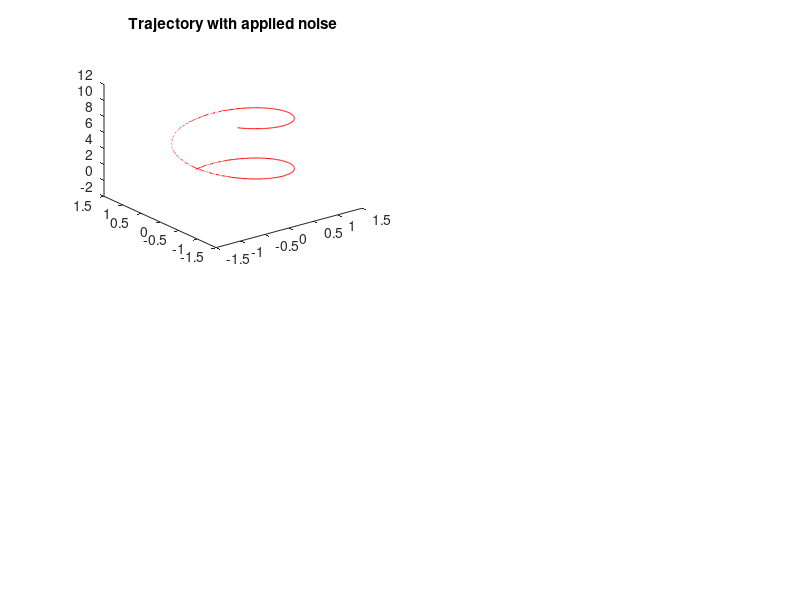

MATLAB code for this plot: (Note: this script raises an error after producing the figure.)
% Создание трехмерной траектории
t = 0:0.02:10;
x_0 = sin(t);
y_0 = cos(t);
z_0 = t;
trajectory=[x_0; y_0; z_0]; % массив с тремя координатами
SNR_dB=55;
%SNR_dB = randi([50, 100]); % случайное целое число от 50 до 100
SNR = 10^(SNR_dB/10);
noise = sqrt(1/SNR)*randn(size(trajectory)); % 
noisy_signal = trajectory + noise; %наложение белого шума на траекторию
figure;
subplot(2,2,1);
plot3(noisy_signal(1,:), noisy_signal(2,:), noisy_signal(3,:), 'r'); % сигнал с шумом
title('Trajectory with applied noise');
data_coord_won = [x_0', y_0', z_0']; %массив координат без шума
x_1=noisy_signal(1,:);
y_1=noisy_signal(2,:);
z_1=noisy_signal(3,:);
data_coord_wn = [x_1',y_1',z_1']; %массив координат с шумом
%plot3(x_0,y_0,z_0);
% нахождение скоростей
vx_won = diff(x_0) ./ diff(t); % скорость по x
vy_won = diff(y_0) ./ diff(t); % скорость по y
vz_won = diff(z_0) ./ diff(t); % скорость по z

vx_wn = diff(x_1) ./ diff(t); % скорость по x
vy_wn = diff(y_1) ./ diff(t); % скорость по y
vz_wn = diff(z_1) ./ diff(t); % скорость по z

vx_won=[zeros(1),vx_won];
vy_won=[zeros(1),vy_won];
vz_won=[zeros(1),vz_won];

vx_wn=[zeros(1),vx_wn];
vy_wn=[zeros(1),vy_wn];
vz_wn=[zeros(1),vz_wn];

% нахождение ускорений
% идеальные ускорения
ax_won = diff(vx_won) ./ diff(t); 
ay_won = diff(vy_won) ./ diff(t); 
az_won = diff(vz_won) ./ diff(t); 

ax_won=[zeros(1),ax_won];
ay_won=[zeros(1),ay_won];
az_won=[zeros(1),az_won];

%зашумленные ускорения
ax_wn = diff(vx_wn) ./ diff(t); % ускорение по x
ay_wn = diff(vy_wn) ./ diff(t); % ускорение по y
az_wn = diff(vz_wn) ./ diff(t); % ускорение по z

ax_wn=[zeros(1),ax_wn];
ay_wn=[zeros(1),ay_wn];
az_wn=[zeros(1),az_wn];

% нахождение угловых скоростей
% идеальные угловые скорости
wx_won = (vy_won(2:end).*vz_won(1:end-1) - vz_won(2:end).*vy_won(1:end-1)) ./ (vx_won(2:end).^2 + vy_won(2:end).^2 + vz_won(2:end).^2);
wy_won = (vz_won(2:end).*vx_won(1:end-1) - vx_won(2:end).*vz_won(1:end-1)) ./ (vx_won(2:end).^2 + vy_won(2:end).^2 + vz_won(2:end).^2);
wz_won = (vx_won(2:end).*vy_won(1:end-1) - vy_won(2:end).*vx_won(1:end-1)) ./ (vx_won(2:end).^2 + vy_won(2:end).^2 + vz_won(2:end).^2);

data_acc_won = [ax_won', ay_won', az_won'];
% зашумленные угловые скорости
wx_wn = (vy_wn(2:end).*vz_wn(1:end-1) - vz_wn(2:end).*vy_wn(1:end-1)) ./ (vx_wn(2:end).^2 + vy_wn(2:end).^2 + vz_wn(2:end).^2);
wy_wn = (vz_wn(2:end).*vx_wn(1:end-1) - vx_wn(2:end).*vz_wn(1:end-1)) ./ (vx_wn(2:end).^2 + vy_wn(2:end).^2 + vz_wn(2:end).^2);
wz_wn = (vx_wn(2:end).*vy_wn(1:end-1) - vy_wn(2:end).*vx_wn(1:end-1)) ./ (vx_wn(2:end).^2 + vy_wn(2:end).^2 + vz_wn(2:end).^2);

dataset_acc=[ax_wn',ay_wn',az_wn',ax_won',ay_won',az_won'];% создание датасета, содержащего данные об ускорениях
%удаление выбросов из датасета
dataEdu_acc=dataset_acc(1:round(size(dataset_acc,1)/2),:);
q1 = prctile(dataset_acc,25);
q3 = prctile(dataset_acc,75);
iqr = q3 - q1;
lower = q1 - 1.5*iqr;
upper = q3 + 1.5*iqr;
% удаление строк с выбросами
id_outlies_angular = any(dataset_acc < lower | dataset_acc > upper, 2);
dataset_acc = dataset_acc(~id_outlies_angular, :);
%создание данных для обучения и тестирования (для ускорений)
dataTest_acc=dataset_acc(round(size(dataset_acc,1)/2)+1:end,:);
dataEdu_ax=dataEdu_acc(:,1:4);
dataTest_ax=dataTest_acc(:,1:4);
dataEdu_ay=dataEdu_acc(:,[1:3,5]);
dataTest_ay=dataTest_acc(:,[1:3,5]);
dataEdu_az=dataEdu_acc(:,[1:3,6]);
dataTest_az=dataTest_acc(:,[1:3,6]);
dataOutput_acc=dataset_acc(:,1:3);

%загрузка и тестирование ANFIS
fis_ax=readfis('fis_ax.fis');
fis_ax.input(1).range = [min(dataOutput_acc(:,1)) max(dataOutput_acc(:,1))]; 
fis_ax.input(2).range = [min(dataOutput_acc(:,2)) max(dataOutput_acc(:,2))]; 
fis_ax.input(3).range = [min(dataOutput_acc(:,3)) max(dataOutput_acc(:,3))]; 
fisOutput_ax=evalfis(fis_ax,dataOutput_acc);
subplot(2,2,2);
plot(t,ax_wn,'r');
hold on;
plot(t(1:length(fisOutput_ax)),fisOutput_ax,'b');
hold on;
plot(t,ax_won);
title('a_x Testing');

fis_ay=readfis('fis_ay.fis');
fis_ay.input(1).range = [min(dataOutput_acc(:,1)) max(dataOutput_acc(:,1))]; 
fis_ay.input(2).range = [min(dataOutput_acc(:,2)) max(dataOutput_acc(:,2))]; 
fis_ay.input(3).range = [min(dataOutput_acc(:,3)) max(dataOutput_acc(:,3))]; 
fisOutput_ay=evalfis(fis_ay,dataOutput_acc);
subplot(2,2,3);
plot(t,ay_wn,'r');
hold on;
plot(t,ay_won);
hold on;
plot(t(1:length(fisOutput_ay)),fisOutput_ay,'b');
title('a_y Testing');

fis_az=readfis('fis_az.fis');
fis_az.input(1).range = [min(dataOutput_acc(:,1)) max(dataOutput_acc(:,1))]; 
fis_az.input(2).range = [min(dataOutput_acc(:,2)) max(dataOutput_acc(:,2))]; 
fis_az.input(3).range = [min(dataOutput_acc(:,3)) max(dataOutput_acc(:,3))]; 
fisOutput_az=evalfis(fis_az,dataOutput_acc);
subplot(2,2,4);
plot(t,az_wn,'r');
hold on;
plot(t,az_won);
hold on;
plot(t(1:length(fisOutput_az)),fisOutput_az,'b');
title('a_z Testing');

dataset_angular=[wx_wn',wy_wn',wz_wn',wx_won',wy_won',wz_won'];% создание датасета, содержащего данные об угловых скоростях
dataEdu_angular=dataset_angular(1:round(size(dataset_angular,1)/2),:);
%удаление выбросов
q1 = prctile(dataset_angular,25);
q3 = prctile(dataset_angular,75);
iqr = q3 - q1;
lower = q1 - 1.5*iqr;
upper = q3 + 1.5*iqr;
% удаление строк с выбросами
id_outlies_angular = any(dataset_acc < lower | dataset_acc > upper, 2);
dataset_acc = dataset_acc(~id_outlies_angular, :);
%создание данных для обучения и тестирования (для угловых скоростей)
dataTest_angular=dataset_angular(round(size(dataset_angular,1)/2)+1:end,:);
dataEdu_wx=dataEdu_angular(:,1:4);
dataTest_wx=dataTest_angular(:,1:4);
dataEdu_wy=dataEdu_angular(:,[1:3,5]);
dataTest_wy=dataTest_angular(:,[1:3,5]);
dataEdu_wz=dataEdu_angular(:,[1:3,6]);
dataTest_wz=dataTest_angular(:,[1:3,6]);
dataOutput_angular=dataset_angular(:,1:3);

%загрузка и тестирование ANFIS
figure;
fis_wx=readfis('fis_wx.fis');
fis_wx.input(1).range = [min(dataOutput_angular(:,1)) max(dataOutput_angular(:,1))]; 
fis_wx.input(2).range = [min(dataOutput_angular(:,2)) max(dataOutput_angular(:,2))]; 
fis_wx.input(3).range = [min(dataOutput_angular(:,3)) max(dataOutput_angular(:,3))]; 
fisOutput_wx=evalfis(fis_wx,dataOutput_angular);
subplot(2,2,1)
plot(t(1:length(wx_wn)),wx_wn,'r');
hold on;
plot(t(1:length(fisOutput_wx)),fisOutput_wx,'b');
hold on;
plot(t(1:length(wx_won)),wx_won);
title('w_x Testing');

fis_wy=readfis('fis_wy.fis');
fis_wy.input(1).range = [min(dataOutput_angular(:,1)) max(dataOutput_angular(:,1))]; 
fis_wy.input(2).range = [min(dataOutput_angular(:,2)) max(dataOutput_angular(:,2))]; 
fis_wy.input(3).range = [min(dataOutput_angular(:,3)) max(dataOutput_angular(:,3))]; 
fisOutput_wy=evalfis(fis_wy,dataOutput_angular);
subplot(2,2,2)
plot(t(1:length(wy_wn)),wy_wn,'r');
hold on;
plot(t(1:length(fisOutput_wy)),fisOutput_wy,'b');
hold on;
plot(t(1:length(wy_won)),wy_won);
title('w_y Testing');

fis_wz=readfis('fis_wz.fis');
fis_wz.input(1).range = [min(dataOutput_angular(:,1)) max(dataOutput_angular(:,1))]; 
fis_wz.input(2).range = [min(dataOutput_angular(:,2)) max(dataOutput_angular(:,2))]; 
fis_wz.input(3).range = [min(dataOutput_angular(:,3)) max(dataOutput_angular(:,3))]; 
fisOutput_wz=evalfis(fis_wz,dataOutput_angular);
subplot(2,2,3)
plot(t(1:length(wz_wn)),wz_wn,'r');
hold on;
plot(t(1:length(fisOutput_wz)),fisOutput_wz,'b');
hold on;
plot(t(1:length(wz_won)),wz_won);
title('w_z Testing');

data_acc_posttrain=[fisOutput_ax,fisOutput_ay,fisOutput_az];
data_angular_posttrain=[fisOutput_wx,fisOutput_wy,fisOutput_wz];
data_posttrain=[data_acc_posttrain,data_angular_posttrain(1:length(data_acc_posttrain),:)];
% восстановление трёхмерной траектории



















